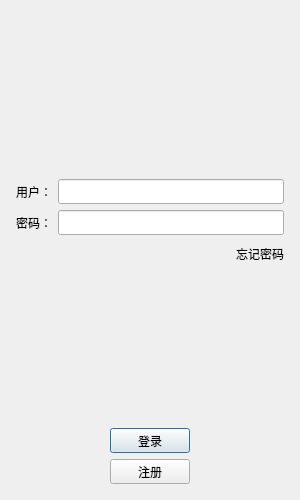
<?xml version="1.0" encoding="UTF-8"?>
<ui version="4.0">
 <class>LoginDialog</class>
 <widget class="QDialog" name="LoginDialog">
  <property name="geometry">
   <rect>
    <x>0</x>
    <y>0</y>
    <width>300</width>
    <height>500</height>
   </rect>
  </property>
  <property name="minimumSize">
   <size>
    <width>300</width>
    <height>500</height>
   </size>
  </property>
  <property name="maximumSize">
   <size>
    <width>300</width>
    <height>500</height>
   </size>
  </property>
  <property name="windowTitle">
   <string>Dialog</string>
  </property>
  <layout class="QVBoxLayout" name="verticalLayout">
   <item>
    <layout class="QVBoxLayout" name="verticalLayout_2">
     <property name="leftMargin">
      <number>5</number>
     </property>
     <property name="topMargin">
      <number>5</number>
     </property>
     <property name="rightMargin">
      <number>5</number>
     </property>
     <property name="bottomMargin">
      <number>5</number>
     </property>
     <item>
      <widget class="QWidget" name="widget" native="true">
       <layout class="QVBoxLayout" name="verticalLayout_3">
        <item>
         <spacer name="verticalSpacer_3">
          <property name="orientation">
           <enum>Qt::Vertical</enum>
          </property>
          <property name="sizeHint" stdset="0">
           <size>
            <width>20</width>
            <height>40</height>
           </size>
          </property>
         </spacer>
        </item>
        <item>
         <widget class="QLabel" name="label_6">
          <property name="text">
           <string/>
          </property>
          <property name="pixmap">
           <pixmap resource="rc.qrc">:/res/ice.jpg</pixmap>
          </property>
          <property name="alignment">
           <set>Qt::AlignCenter</set>
          </property>
         </widget>
        </item>
        <item>
         <spacer name="verticalSpacer_2">
          <property name="orientation">
           <enum>Qt::Vertical</enum>
          </property>
          <property name="sizeHint" stdset="0">
           <size>
            <width>20</width>
            <height>40</height>
           </size>
          </property>
         </spacer>
        </item>
       </layout>
      </widget>
     </item>
     <item>
      <layout class="QHBoxLayout" name="horizontalLayout">
       <item>
        <widget class="QLabel" name="user_label">
         <property name="minimumSize">
          <size>
           <width>0</width>
           <height>25</height>
          </size>
         </property>
         <property name="maximumSize">
          <size>
           <width>16777215</width>
           <height>25</height>
          </size>
         </property>
         <property name="text">
          <string>用户：</string>
         </property>
        </widget>
       </item>
       <item>
        <widget class="QLineEdit" name="user_Edit">
         <property name="minimumSize">
          <size>
           <width>0</width>
           <height>25</height>
          </size>
         </property>
         <property name="maximumSize">
          <size>
           <width>16777215</width>
           <height>25</height>
          </size>
         </property>
        </widget>
       </item>
      </layout>
     </item>
     <item>
      <layout class="QHBoxLayout" name="horizontalLayout_2">
       <item>
        <widget class="QLabel" name="pass_label">
         <property name="text">
          <string>密码：</string>
         </property>
        </widget>
       </item>
       <item>
        <widget class="QLineEdit" name="pass_Edit">
         <property name="minimumSize">
          <size>
           <width>0</width>
           <height>25</height>
          </size>
         </property>
         <property name="maximumSize">
          <size>
           <width>16777215</width>
           <height>25</height>
          </size>
         </property>
        </widget>
       </item>
      </layout>
     </item>
     <item>
      <layout class="QHBoxLayout" name="horizontalLayout_3">
       <item>
        <spacer name="horizontalSpacer">
         <property name="orientation">
          <enum>Qt::Horizontal</enum>
         </property>
         <property name="sizeHint" stdset="0">
          <size>
           <width>40</width>
           <height>20</height>
          </size>
         </property>
        </spacer>
       </item>
       <item>
        <widget class="QLabel" name="forget_label">
         <property name="minimumSize">
          <size>
           <width>0</width>
           <height>25</height>
          </size>
         </property>
         <property name="maximumSize">
          <size>
           <width>16777215</width>
           <height>25</height>
          </size>
         </property>
         <property name="text">
          <string>忘记密码</string>
         </property>
        </widget>
       </item>
      </layout>
     </item>
     <item>
      <spacer name="verticalSpacer">
       <property name="orientation">
        <enum>Qt::Vertical</enum>
       </property>
       <property name="sizeHint" stdset="0">
        <size>
         <width>20</width>
         <height>40</height>
        </size>
       </property>
      </spacer>
     </item>
     <item>
      <layout class="QHBoxLayout" name="horizontalLayout_5">
       <item>
        <spacer name="horizontalSpacer_4">
         <property name="orientation">
          <enum>Qt::Horizontal</enum>
         </property>
         <property name="sizeHint" stdset="0">
          <size>
           <width>40</width>
           <height>20</height>
          </size>
         </property>
        </spacer>
       </item>
       <item>
        <widget class="QPushButton" name="login_Button">
         <property name="minimumSize">
          <size>
           <width>0</width>
           <height>25</height>
          </size>
         </property>
         <property name="maximumSize">
          <size>
           <width>16777215</width>
           <height>25</height>
          </size>
         </property>
         <property name="text">
          <string>登录</string>
         </property>
        </widget>
       </item>
       <item>
        <spacer name="horizontalSpacer_5">
         <property name="orientation">
          <enum>Qt::Horizontal</enum>
         </property>
         <property name="sizeHint" stdset="0">
          <size>
           <width>40</width>
           <height>20</height>
          </size>
         </property>
        </spacer>
       </item>
      </layout>
     </item>
     <item>
      <layout class="QHBoxLayout" name="horizontalLayout_6">
       <item>
        <spacer name="horizontalSpacer_2">
         <property name="orientation">
          <enum>Qt::Horizontal</enum>
         </property>
         <property name="sizeHint" stdset="0">
          <size>
           <width>40</width>
           <height>20</height>
          </size>
         </property>
        </spacer>
       </item>
       <item>
        <widget class="QPushButton" name="regist_Button">
         <property name="minimumSize">
          <size>
           <width>0</width>
           <height>25</height>
          </size>
         </property>
         <property name="maximumSize">
          <size>
           <width>16777215</width>
           <height>25</height>
          </size>
         </property>
         <property name="text">
          <string>注册</string>
         </property>
        </widget>
       </item>
       <item>
        <spacer name="horizontalSpacer_3">
         <property name="orientation">
          <enum>Qt::Horizontal</enum>
         </property>
         <property name="sizeHint" stdset="0">
          <size>
           <width>40</width>
           <height>20</height>
          </size>
         </property>
        </spacer>
       </item>
      </layout>
     </item>
    </layout>
   </item>
  </layout>
 </widget>
 <resources>
  <include location="rc.qrc"/>
 </resources>
 <connections/>
</ui>
